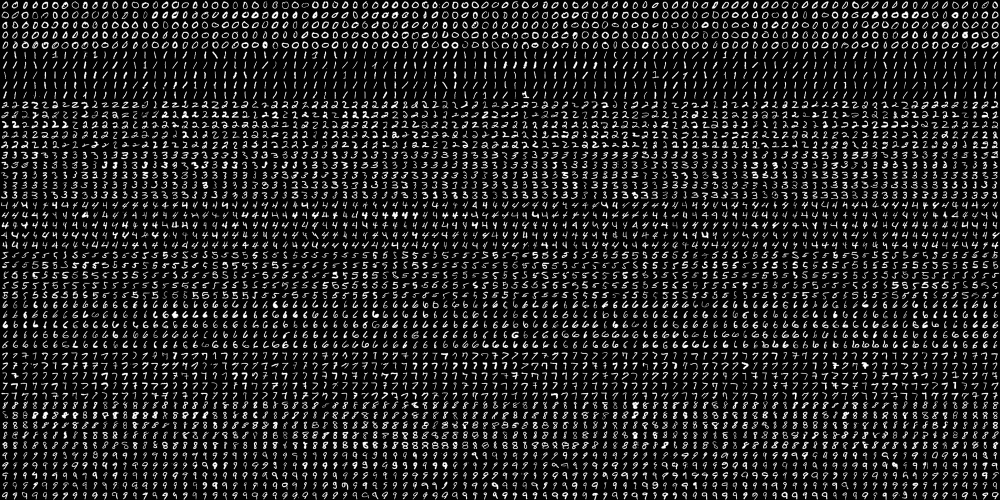
#> input picture Reiven_CourseOnline2_Master_Computer_Vision/Work9_HandwrittenDigitClassification/digits.png, 2000 x 1000 px (shown at 1/2 size)
$ python reiven_candra_hamid_handwritten_digit_classification.py
#> lines starting #> are read from the running program, lines starting #| are printed output that depends on the picture; after the words box and inside, x2 and y2 are one past the last pixel; in counts of white or black regions, pixels touching at a corner belong together
import cv2 as cv
import numpy as np

#################### DATA PREPARATION, TRAINING, EVALUATION ####################

image = cv.imread('digits.png')
#> image is the input picture: shape (1000, 2000, 3); min 0, max 255, mean 33.8
gray = cv.cvtColor(image, cv.COLOR_BGR2GRAY)
small = cv.pyrDown(image)
cv.imshow('Digits Image', small)
cv.waitKey(0)
cv.destroyAllWindows()

# split image to 5000 cells, each 20x20 pix -> 4-dim array 50 x 100 x 20 x 20
cells = [np.hsplit(row, 100) for row in np.vsplit(gray, 50)]
#> cells = 50 items

x = np.array(cells)

# split the data to 2 part -> training set and test data set
train = x[:, :70].reshape(-1, 400).astype(np.float32) # size -> (3500, 400)
test = x[:, 70:100].reshape(-1, 400).astype(np.float32) # size -> (1500, 400)
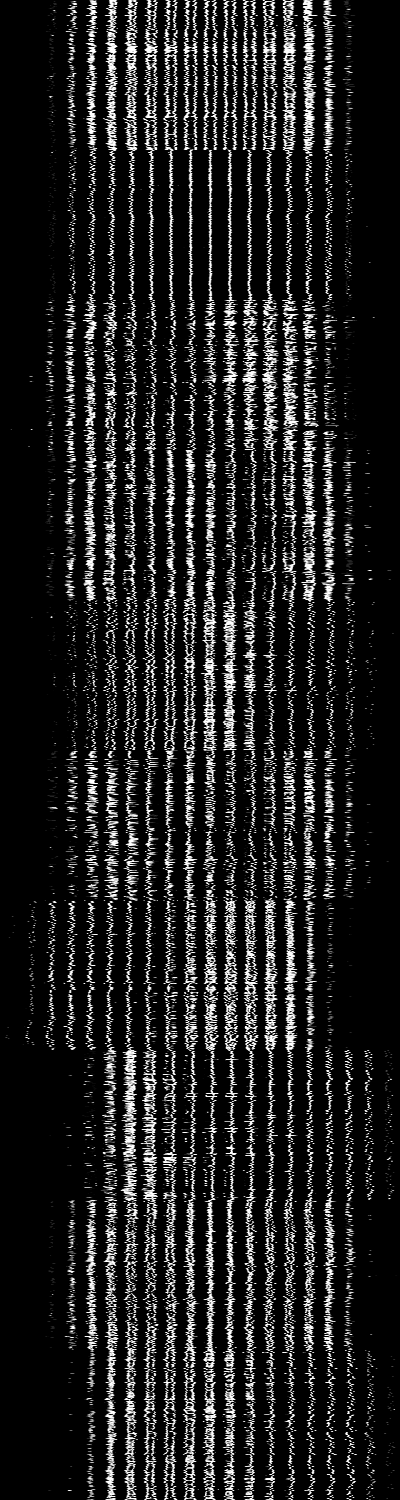
#> test: shape (1500, 400) float32; min 0, max 255, mean 33.8

# create label for train and test data
k = [0, 1, 2, 3, 4, 5, 6, 7, 8, 9]
train_label = np.repeat(k, 350)[:, np.newaxis]
test_label = np.repeat(k, 150)[:, np.newaxis]

# initiate kNN, train data, then test it with test data for k = 3
knn = cv.ml.KNearest_create()
knn.train(train, cv.ml.ROW_SAMPLE, train_label)
ret, result, neighbors, distance = knn.findNearest(test, k = 3)
#> ret = 0; result = 1500 values, max 9 at index 546, min 0 at index 0, mean 4.46; neighbors = 1500 rows, first 8: [0, 0, 0], [0, 0, 0], [0, 0, 0], [0, 0, 0], [0, 0, 0], [0, 0, 0], [0, 0, 0], [0, 0, 0]; distance = 1500 rows, first 8: [771799, 787246, 821341], [916008, 1053323, 1083589], [452262, 472470, 523199], [699510, 717288, 728714], [506154, 571763, 631203], [630256, 699302, 711550], [688307, 697413, 722577], [629131, 681500, 744434]

# check the accuracy of classification
matches = result == test_label
correct = np.count_nonzero(matches)
#> correct = 1402
accuracy = correct * (100.0 / result.size)
#> accuracy = 93.47
print('Accuracy is : %.2f' %accuracy + '%')
#| Accuracy is : 93.47%

#################### END OF FIRST STEP ####################

#################### DEFINING NECESSARY FUNCTIONS ####################

# function for finding the x centroid coordinates
def x_cord_contour(contour):
	if cv.contourArea(contour) > 10:
		M = cv.moments(contour)
		return (int(M['m10']/M['m00']))

# function for making dimensional square with necessary black pixel padding when needed
def makeSquare(not_square):
	BLACK = [0, 0, 0]
	img_dim = not_square.shape
	height = img_dim[0]
	width = img_dim[1]
	if height == width:
		square = not_square
		return square
	else:
		doublesize = cv.resize(not_square, (2 * width, 2 *height), interpolation = cv.INTER_CUBIC)
		height = height * 2
		width = width * 2
		if height > width:
			pad = int((height - width) / 2)
			doublesize_square = cv.copyMakeBorder(doublesize, 0, 0, pad, pad, cv.BORDER_CONSTANT, value = BLACK)
		else:
			pad = int((width - height) / 2)
			doublesize_square = cv.copyMakeBorder(doublesize, pad, pad, 0, 0, cv.BORDER_CONSTANT, value = BLACK)

	return doublesize_square

# function for resizing image to specific dimensions
def resize_to_pixel(dimensions, image):
	buffer_pix = 4
	dimensions = dimensions - buffer_pix
	squared = image
	r = float(dimensions) / squared.shape[1]
	dim = (dimensions, int(squared.shape[0] * r))
	resized = cv.resize(image, dim, interpolation = cv.INTER_AREA)
	img_dim2 = resized.shape
	height_r = img_dim2[0]
	width_r = img_dim2[1]
	BLACK = [0, 0, 0]
	if height_r > width_r:
		resized = cv.copyMakeBorder(resized, 0, 0, 0, 1, cv.BORDER_CONSTANT, value = BLACK)
	if height_r < width_r:
		resized = cv.copyMakeBorder(resized, 1, 0, 0, 0, cv.BORDER_CONSTANT, value = BLACK)
	p = 2
	ReSizedImg = cv.copyMakeBorder(resized, p, p, p, p, cv.BORDER_CONSTANT, value = BLACK)
	img_dim = ReSizedImg.shape
	height = img_dim[0]
	width = img_dim[1]
	return ReSizedImg

#################### END OF SECOND STEP ####################

#################### LOAD IMAGE,PREPROCESSING, CLASSIFY DIGITS ####################

target = cv.imread('numbers.jpg')
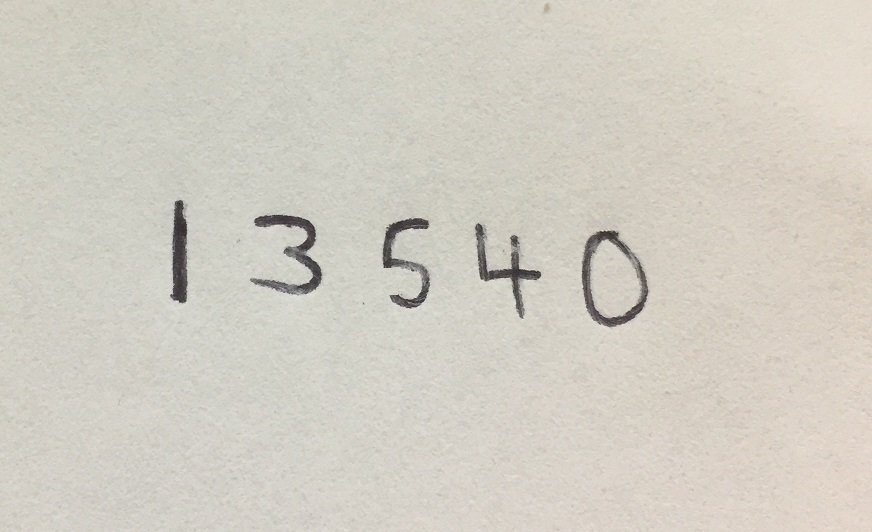
#> input picture Reiven_CourseOnline2_Master_Computer_Vision/Work9_HandwrittenDigitClassification/numbers.jpg, 872 x 532 px
#> target is the input picture: shape (532, 872, 3); mean B, G, R 195.2, 205.6, 209.7
tgray = cv.cvtColor(target,cv.COLOR_BGR2GRAY)

cv.imshow('Target Image', target)
cv.imshow('Gray Target Image', tgray)
cv.waitKey(0)

# blur image, then use Canny to find edges
blurred = cv.GaussianBlur(tgray, (5, 5), 0)
cv.imshow('Blurred Target', blurred)
cv.waitKey(0)

edge = cv.Canny(blurred, 30, 150)
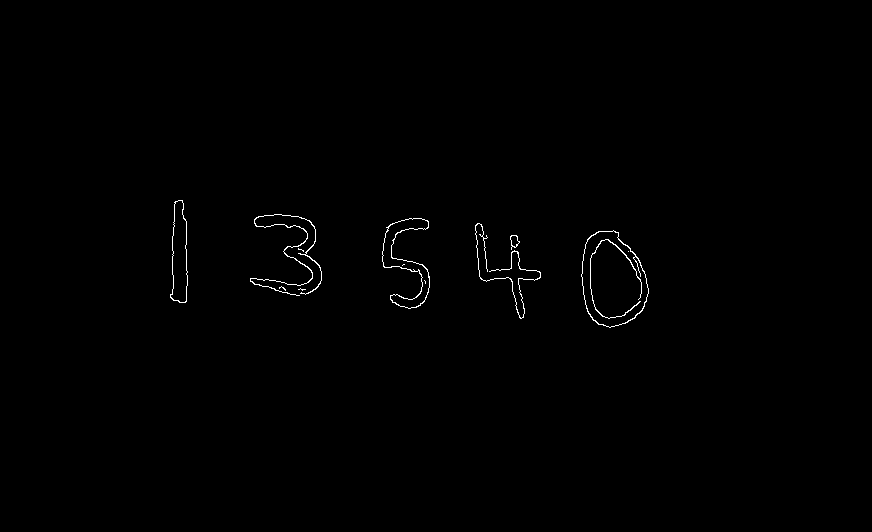
#> edge: shape (532, 872); 0.45% white in thin lines or dots, all inside (x1, y1, x2, y2) = (170, 200, 649, 328)
cv.imshow('Edged of Blurred Target', edge)
cv.waitKey(0)

# find contours
contours,_ = cv.findContours(edge.copy(), cv.RETR_EXTERNAL, cv.CHAIN_APPROX_SIMPLE)
#> contours = 9 contours, 3 with area under 20; largest, box (x1, y1, x2, y2) and area: (581, 230, 649, 328) 4854, (382, 218, 430, 309) 1474, (170, 200, 188, 303) 1286, (250, 214, 322, 296) 92, (510, 235, 520, 250) 75, (475, 223, 541, 319) 28

# sort contour using the x coordinates
filtered_contours = [c for c in contours if cv.contourArea(c) > 10]
#> filtered_contours = 6 contours; box (x1, y1, x2, y2) and area: (581, 230, 649, 328) 4854, (382, 218, 430, 309) 1474, (170, 200, 188, 303) 1286, (250, 214, 322, 296) 92, (510, 235, 520, 250) 75, (475, 223, 541, 319) 28
contours = sorted(filtered_contours, key = x_cord_contour, reverse = False)
#> in x_cord_contour, `M = cv.moments(contour)`: M = moments, m00 75, centre m10/m00, m01/m00 = (514, 240.5)
#> contours has the same summary as filtered_contours

# create empty array for entire number storing
full_number = []

for c in contours:
	x, y, w, h = cv.boundingRect(c)

	if w >= 5 and h >= 25:
		roi = blurred[y:y+h, x:x+w]
		ret, roi = cv.threshold(roi, 127, 255, cv.THRESH_BINARY_INV)
		squared = makeSquare(roi)
		final = resize_to_pixel(20, squared)
		cv.imshow('Final Image', final)
		final_array = final.reshape((1, 400))
		final_array = final_array.astype(np.float32)
		ret, result, neighbors, dist = knn.findNearest(final_array, k = 1)
		number = str(int(float(result[0])))
		full_number.append(number)
		cv.rectangle(target, (x, y), (x+w, y+h), (0, 255, 255), 2)
		cv.putText(target, number, (x, y + 155), cv.FONT_HERSHEY_SIMPLEX, 2, (255, 0, 0), 2)
		cv.imshow('Reiven Digit Detection',target)
		cv.waitKey(0)
#> this loop made 6 passes
#> (x, y, w, h, pad in makeSquare, r in resize_to_pixel, img_dim2 in resize_to_pixel, height_r in resize_to_pixel) on passes 1, 2, 3, 4, 6: (170, 200, 18, 103, 85, 0.0777, (15, 16), 15), (250, 214, 72, 82, 10, 0.0976, (16, 16), 16), (382, 218, 48, 91, 43, 0.0879, (16, 16), 16), (475, 223, 66, 96, 30, 0.0833, (16, 16), 16), (581, 230, 68, 98, 30, 0.0816, (15, 16), 15)
#> (x, y, w, h) on pass 5: (510, 235, 10, 15)
#> pass 1, in makeSquare, `doublesize = cv.resize(not_square, (2 * width, 2 *height), interpolati..`:
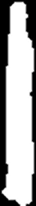
#> doublesize: shape (206, 36); min 0, max 255, mean 168.9
#> pass 1, in makeSquare, `doublesize_square = cv.copyMakeBorder(doublesize, 0, 0, pad, pad, cv.B..`:
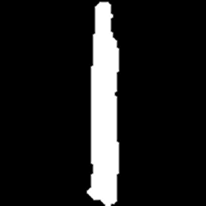
#> doublesize_square: shape (206, 206); min 0, max 255, mean 29.5
#> after the loop:
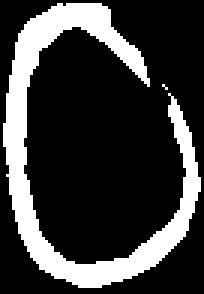
#> roi: shape (98, 68) (shown 3 times larger); 22.9% white; 2 white regions (1 under 20 px), largest, box (x1, y1, x2, y2) and area: (1, 1, 67, 96) 1522
#> after the loop:
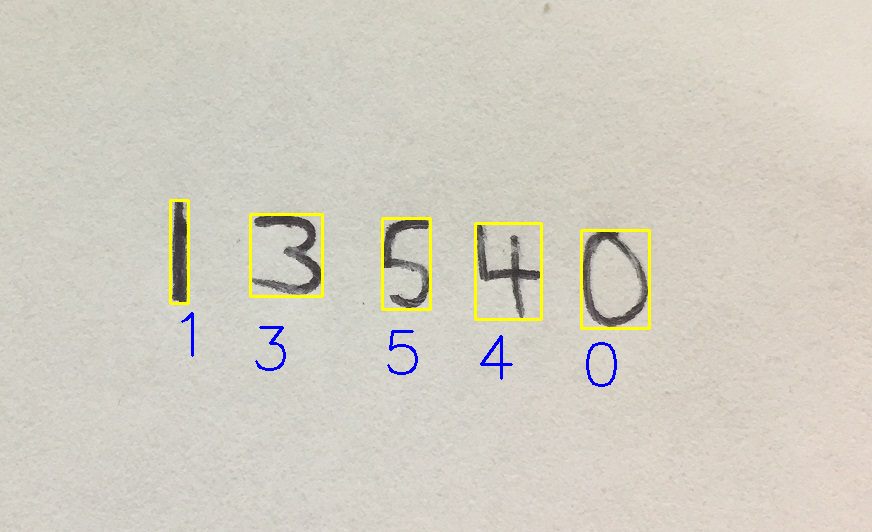
#> target: shape (532, 872, 3); 1.28% of pixels changed, all inside (x1, y1, x2, y2) = (169, 199, 651, 387)
#> after the loop, full_number = ['1', '3', '5', '4', '0']

#################### END OF THIRD STEP ####################

cv.destroyAllWindows()
print('The number is: ' + ''.join(full_number))
#| The number is: 13540
